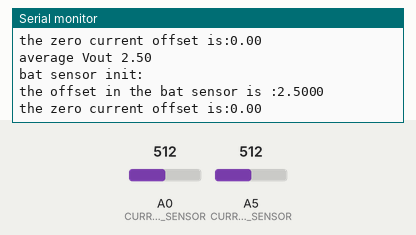
Simulated run of this sketch. Board: Arduino Uno, built with avr-gcc and run on an emulated ATmega328P. On the bench: the last lines printed to the serial monitor. The test bench sets the inputs (shaded band); at power-on: A0 (CURRENT_METER_CAP_SENSOR) = 512, A5 (CURRENT_METER_BAT_SENSOR) = 512.

Above: at 3.9 s.
4.0 s: A0 (CURRENT_METER_CAP_SENSOR) set to 212
At 6.3 s:
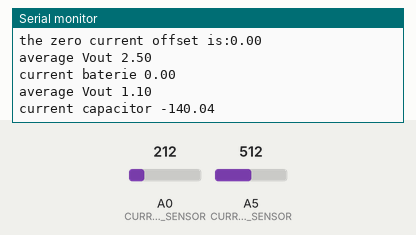
6.6 s: A0 (CURRENT_METER_CAP_SENSOR) set to 197
At 7.7 s:
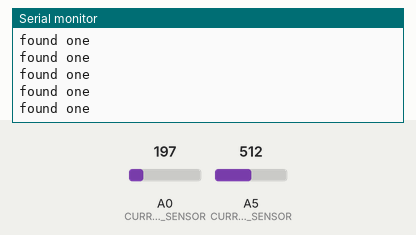

The sketch:

zerem_all_sensor.ino
```cpp
#define CURRENT_METER_BAT_SENSOR A5
#define CURRENT_METER_CAP_SENSOR A0

float vRef = 5.0;  // référence Tension of Arduino (5V in general)
#define MEASUREMENT_ITERATION 1000

const float sensitivity_bat = 0.013333;  // Sensitivity of the sensor in V/A (to adjust per sensor)
//float correction_value_bat = 0.146; // correction_value in mV to sdjust the tension for the output sensor
float ZeroCurrentvalue_bat; // the first current output when the sensor is not connected to the system
float offset_bat;
bool set_zero_current_value_bat = LOW;

const float sensitivity_cap = 0.01;  // Sensitivity of the sensor in V/A (to adjust per sensor)
float correction_value_cap = 0.146; // correction_value in mV to sdjust the tension for the output sensor
float ZeroCurrentvalue_cap; // the first current output when the sensor is not connected to the system
float offset_cap;
bool set_zero_current_value_cap = LOW;


float current_meter_bat;
float current_meter_cap;


void setup()
{

  Serial.begin(9600);
  analogReference(EXTERNAL);
   Serial.println("hello");

  set_zero_current_value_cap = setZeroCurent_cap();
  set_zero_current_value_bat = setZeroCurent_bat();
}


void loop(){

   current_meter_bat=getcurrent_bat();
    Serial.print("current baterie ");
    Serial.println(current_meter_bat);


   current_meter_cap=getcurrent_cap();
    Serial.print("current capacitor ");
    Serial.println(current_meter_cap);

    Serial.print("\n");
    delay(1000);
}


bool setZeroCurent_bat()
{
    float total_offset = 0;
    for (int i = 0; i < MEASUREMENT_ITERATION; i++) {
        offset_bat = ((float)analogRead(CURRENT_METER_BAT_SENSOR)/1024)*vRef;
        if(offset_bat <= 1.0 || offset_bat >= 4.9)
        {
          Serial.println("found one offset_bat ");
          i--;
          continue;
        }
        total_offset += offset_bat;
    }
    offset_bat =total_offset/MEASUREMENT_ITERATION;
    ZeroCurrentvalue_bat=getcurrent_bat();
    Serial.println();
    Serial.println("bat sensor init:\n");
    Serial.print("the offset in the bat sensor is :");
    Serial.println(offset_bat,4);
    Serial.print("the zero current offset is:");
    Serial.println(ZeroCurrentvalue_bat);
    return HIGH;
}

////////////////////////////////////////////////////////////////////////////////////////////////////////////////////////////////////////////////
//////////////////////////////                      function to init the zero current of the sensor offset  (cap)                    ///////////
///////////////////////////////////////////////////////////////////////////////////////////////////////////////////////////////////////////////
bool setZeroCurent_cap()
{
    float total_offset = 0;
    for (int i = 0; i < MEASUREMENT_ITERATION; i++) {
        offset_cap = ((float)analogRead(CURRENT_METER_BAT_SENSOR)/1024)*vRef;
        if(offset_cap <= 1.0 || offset_cap >= 4.9)
        {
            Serial.println("found one offset_cap ");
              i--;
              continue;
        }
        total_offset += offset_cap;
    }


    offset_cap =total_offset/MEASUREMENT_ITERATION;
    ZeroCurrentvalue_cap=getcurrent_cap();
    Serial.println();
    Serial.println("cap value init:\n");
    Serial.print("the offset in the cap sensor is :");
    Serial.println(offset_cap,4);
    Serial.print("the zero current offset is:");
    Serial.println(ZeroCurrentvalue_cap);
    return HIGH;
}


////////////////////////////////////////////////////////////////////////////////////////////////////////////////////////////////////////////////
//////////////////////////////                                   pull the current value from the sensor (bat)                         ///////////
///////////////////////////////////////////////////////////////////////////////////////////////////////////////////////////////////////////////

float getcurrent_bat()
{
       float totalCurrent = 0;

    for (int i = 0; i < MEASUREMENT_ITERATION; i++) {
        int rawValue = (float)analogRead(CURRENT_METER_BAT_SENSOR);
        float voltage = (((rawValue / 1024.0) * vRef));
        if(voltage <= 1 || voltage >= 4.9)
        {
          Serial.println("found one ");
          i--;
          continue;
        }

        float current1 = (voltage - offset_bat) / sensitivity_bat;
        totalCurrent += current1;
        delay(1);
        /* Serial.print(voltage,3);
        Serial.print(" ");*/
    }
    Serial.println();

    float averageCurrent = totalCurrent / (MEASUREMENT_ITERATION);
    Serial.print("average Vout ");
    Serial.println((averageCurrent * sensitivity_bat) + offset_bat);
    if(set_zero_current_value_bat)
    {
        averageCurrent -= ZeroCurrentvalue_bat;
    }
    return averageCurrent;
}
////////////////////////////////////////////////////////////////////////////////////////////////////////////////////////////////////////////////
//////////////////////////////                                   pull the curent value from the sensor (cap)                         ///////////
///////////////////////////////////////////////////////////////////////////////////////////////////////////////////////////////////////////////

float getcurrent_cap()
{
       float totalCurrent = 0;

    for (int i = 0; i < MEASUREMENT_ITERATION; i++) {
        int rawValue = (float)analogRead(CURRENT_METER_CAP_SENSOR);
        float voltage = ((rawValue / 1024.0) * vRef);
         if(voltage <= 1.0 || voltage >= 4.9)
         {
            Serial.println("found one ");
            i--;
            continue;
         }
        float current1 = (voltage - offset_cap) / sensitivity_cap;
        totalCurrent += current1;
        delay(1);

       /* Serial.print(voltage,3);
        Serial.print(" ");*/

    }
    float averageCurrent = totalCurrent / MEASUREMENT_ITERATION;
    Serial.print("average Vout ");
    Serial.println((averageCurrent * sensitivity_cap) + offset_cap);
    if(set_zero_current_value_cap)
    {
        averageCurrent -= ZeroCurrentvalue_cap;
    }
    return averageCurrent;
}
```

Measured:
- the behaviour switches between 205 and 204 on A0 (CURRENT_METER_CAP_SENSOR) (found by bisection; images 1 and 2)
- after the input at 4.0 s, the serial monitor: prints a new line after 1.1 s (image 1)
- after the input at 6.6 s, the serial monitor: prints a new line after 0.76 s (image 2)
